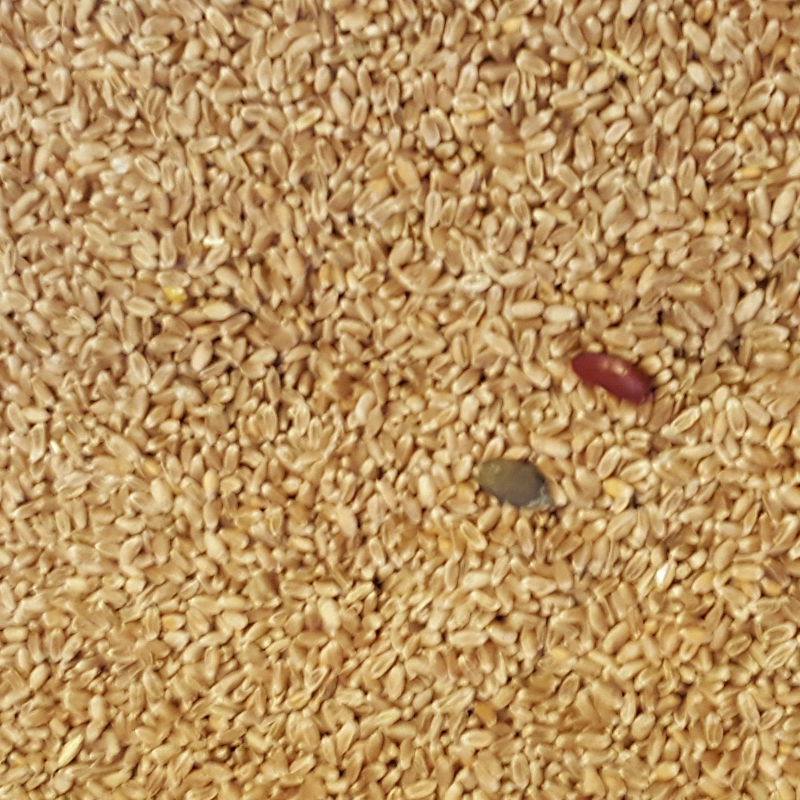
#> input picture img/1.jpeg, 1600 x 1600 px, given in place of graan.jpeg, which was not available (shown at 1/2 size)
$ python makedata.py   (Python 2 division)   (older library calls are emulated)
#> lines starting #> are read from the running program, lines starting #| are printed output that depends on the picture; pictures that were not available may be replaced by others from this repository, and a replacement may not be noted
#!/usr/bin/env python
import numpy as np
from PIL import Image
from sklearn import svm
import matplotlib.pyplot as plt

def makearray(imname, x, y):
	filename = "../img/%s.jpeg" % imname
	imgs = Image.open(filename)
	im = imgs.resize((x, y), Image.ANTIALIAS)
	arr = np.array(im)
	#instead of a matrix make a vector
	arr2d = arr.reshape(-1,arr.shape[2])
	return arr2d

def maketxtfile(imname, x, y):
#> called with imname = 'graan', x = 128, y = 64
	filename = "../img/%s.jpeg" % imname
	imgs = Image.open(filename)
#> imgs is the input picture: PIL image 1600x1600 RGB; mean R, G, B 185.7, 147.5, 96.2
	im = imgs.resize((x, y), Image.ANTIALIAS)
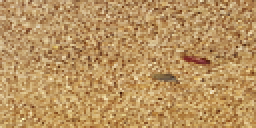
#> im: PIL image 128x64 RGB (shown 2 times larger); mean R, G, B 185.7, 147.5, 96.2
	arr = np.array(im)
	#instead of a matrix make a vector
	arr2d = arr.reshape(-1,arr.shape[2])
	#Already halve x and y
	y = y/2
	x = x/2
	#fill the rest of the array
	while x > 0 and y > 0:
		im = imgs.resize((x, y), Image.ANTIALIAS)
		arr = np.array(im)
		arr2dres = arr.reshape(-1,arr.shape[2])
		y = y/2
		x = x/2
		arr2d = np.concatenate((arr2d, arr2dres))
#> this loop made 6 passes
#> arr2dres on pass 6: [[187, 150, 99], [184, 145, 93]]
#> pass 1, in maketxtfile, `im = imgs.resize((x, y), Image.ANTIALIAS)`:
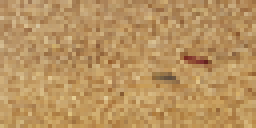
#> im: PIL image 64x32 RGB (shown 4 times larger); mean R, G, B 185.7, 147.5, 96.2
#> pass 2, in maketxtfile, `im = imgs.resize((x, y), Image.ANTIALIAS)`:
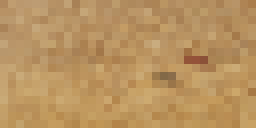
#> im: PIL image 32x16 RGB (shown 8 times larger); mean R, G, B 185.7, 147.5, 96.2
#> after the loop, x = 1; y = 0

	#save the file
	filename = "../data/%s.txt" % imname
	np.savetxt(filename, arr2d,fmt='% 4d' ,delimiter=' ')
	return arr2d

def createXY(types):
	X = maketxtfile(types[0], x ,y)
	m, n = X.shape
#> m = 10922; n = 3
	Y = 0 * np.ones((m,1),int)
#> Y = 10922 values from 0 to 0
	for i in range(1, len(types)):
		#read in i case
		Xres = maketxtfile(types[i], x ,y)
#> call 2 of maketxtfile, with imname = 'red', x = 128, y = 64
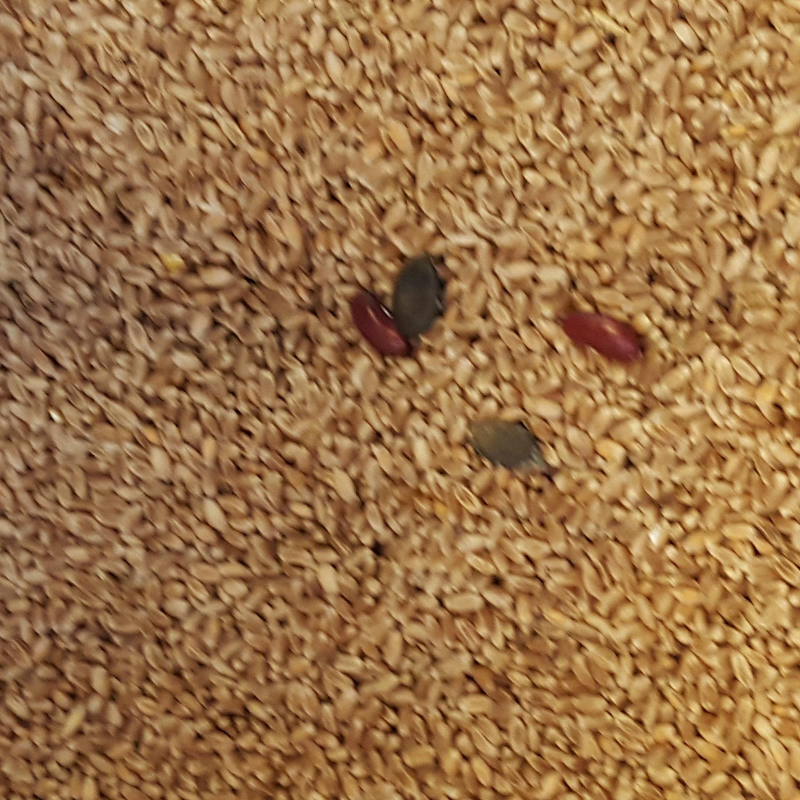
#> input picture img/2.jpeg, 1600 x 1600 px, given in place of red.jpeg, which was not available (shown at 1/2 size)
#> in maketxtfile, imgs is the input picture: PIL image 1600x1600 RGB; mean R, G, B 156.9, 115.7, 72.5
#> in maketxtfile (call 2), `im = imgs.resize((x, y), Image.ANTIALIAS)`:
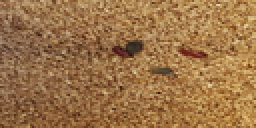
#> im: PIL image 128x64 RGB (shown 2 times larger); mean R, G, B 156.9, 115.7, 72.5
#> the loop in maketxtfile (call 2), `while x > 0 and y > 0:` made 6 passes
#> arr2dres on pass 6: [[144, 105, 69], [167, 124, 75]]
#> pass 1, in maketxtfile (call 2), `im = imgs.resize((x, y), Image.ANTIALIAS)`:
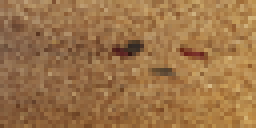
#> im: PIL image 64x32 RGB (shown 4 times larger); mean R, G, B 156.9, 115.7, 72.5
#> pass 2, in maketxtfile (call 2), `im = imgs.resize((x, y), Image.ANTIALIAS)`:
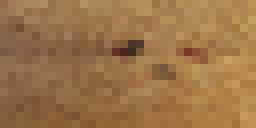
#> im: PIL image 32x16 RGB (shown 8 times larger); mean R, G, B 156.9, 115.7, 72.5
#> after the loop in maketxtfile (call 2), `while x > 0 and y > 0:`: x = 1; y = 0
		m, n = Xres.shape
		Yres = i * np.ones((m,1),int)
#> Yres = 10922 values from 1 to 1
		#merge red with X and Y
		X = np.concatenate((X, Xres))
		Y = np.concatenate((Y, Yres))
	return (X, Y)

def classify(clf, Z, n):
	result = 0 * np.ones((n,1))
	for i in range(len(Z)):
    		label = clf.predict(Z[i])
		result[label] = result[label] + 1
	return result/len(Z)

def plot(results, labels):
	sizes = results*100
	colors = ['yellowgreen', 'gold', 'lightskyblue', 'red', 'purple', 'blue', 'gray']
	explode = (0, 0, 0, 0, 0, 0, 0)  # explode a slice if required

	plt.pie(sizes, explode=explode, labels=labels, colors=colors,
        	autopct='%1.1f%%', shadow=True)

	#draw a circle at the center of pie to make it look like a donut
	centre_circle = plt.Circle((0,0),0.40,color='black', fc='white',linewidth=0.75)
	fig = plt.gcf()
	fig.gca().add_artist(centre_circle)
	outside = plt.Circle((0,0),1.0,color='black', linewidth=0.75, fill=False)
	fig.gca().add_artist(outside)

	# Set aspect ratio to be equal so that pie is drawn as a circle.
	plt.axis('equal')
	plt.show()


types = ["graan", "red", "green", "stro", "stone", "black", "dried"]
x = 128
y = 64


#read in data
#> (the run stopped early here; a loop or call above may not have finished)
